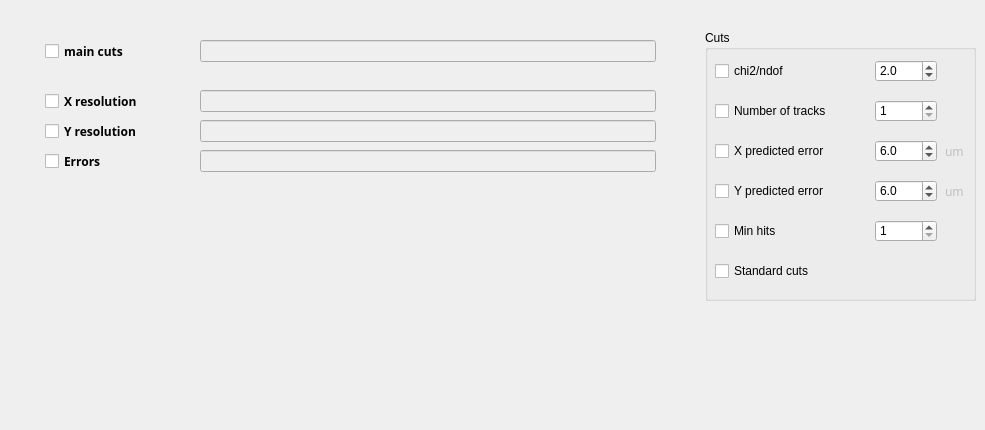
   <widget class="QWidget" name="resolutionT">
    <attribute name="title">
     <string>Resolution</string>
    </attribute>
    <widget class="QGroupBox" name="resolutionCutsGB">
     <property name="geometry">
      <rect>
       <x>705</x>
       <y>30</y>
       <width>271</width>
       <height>271</height>
      </rect>
     </property>
     <property name="title">
      <string>Cuts</string>
     </property>
     <widget class="QCheckBox" name="chi2ResolutionCutCB">
      <property name="geometry">
       <rect>
        <x>10</x>
        <y>30</y>
        <width>93</width>
        <height>22</height>
       </rect>
      </property>
      <property name="text">
       <string>chi2/ndof</string>
      </property>
     </widget>
     <widget class="QDoubleSpinBox" name="chi2ResolutionCutSB">
      <property name="geometry">
       <rect>
        <x>170</x>
        <y>30</y>
        <width>62</width>
        <height>22</height>
       </rect>
      </property>
      <property name="decimals">
       <number>1</number>
      </property>
      <property name="minimum">
       <double>1.000000000000000</double>
      </property>
      <property name="maximum">
       <double>20.000000000000000</double>
      </property>
      <property name="singleStep">
       <double>0.500000000000000</double>
      </property>
      <property name="value">
       <double>2.000000000000000</double>
      </property>
     </widget>
     <widget class="QCheckBox" name="nTrackResolutionCutCB">
      <property name="geometry">
       <rect>
        <x>10</x>
        <y>70</y>
        <width>141</width>
        <height>22</height>
       </rect>
      </property>
      <property name="text">
       <string>Number of tracks</string>
      </property>
     </widget>
     <widget class="QSpinBox" name="nTrackResolutionCutSB">
      <property name="geometry">
       <rect>
        <x>170</x>
        <y>70</y>
        <width>62</width>
        <height>22</height>
       </rect>
      </property>
      <property name="layoutDirection">
       <enum>Qt::LeftToRight</enum>
      </property>
      <property name="minimum">
       <number>1</number>
      </property>
      <property name="maximum">
       <number>10</number>
      </property>
      <property name="value">
       <number>1</number>
      </property>
     </widget>
     <widget class="QCheckBox" name="xErrResolutionCutCB">
      <property name="geometry">
       <rect>
        <x>10</x>
        <y>110</y>
        <width>141</width>
        <height>22</height>
       </rect>
      </property>
      <property name="text">
       <string>X predicted error</string>
      </property>
     </widget>
     <widget class="QCheckBox" name="yErrResolutionCutCB">
      <property name="geometry">
       <rect>
        <x>10</x>
        <y>150</y>
        <width>141</width>
        <height>22</height>
       </rect>
      </property>
      <property name="text">
       <string>Y predicted error</string>
      </property>
     </widget>
     <widget class="QDoubleSpinBox" name="xErrResolutionCutSB">
      <property name="geometry">
       <rect>
        <x>170</x>
        <y>110</y>
        <width>62</width>
        <height>22</height>
       </rect>
      </property>
      <property name="decimals">
       <number>1</number>
      </property>
      <property name="minimum">
       <double>0.000000000000000</double>
      </property>
      <property name="maximum">
       <double>50.000000000000000</double>
      </property>
      <property name="singleStep">
       <double>0.500000000000000</double>
      </property>
      <property name="value">
       <double>6.000000000000000</double>
      </property>
     </widget>
     <widget class="QDoubleSpinBox" name="yErrResolutionCutSB">
      <property name="geometry">
       <rect>
        <x>170</x>
        <y>150</y>
        <width>62</width>
        <height>22</height>
       </rect>
      </property>
      <property name="decimals">
       <number>1</number>
      </property>
      <property name="minimum">
       <double>0.000000000000000</double>
      </property>
      <property name="maximum">
       <double>50.000000000000000</double>
      </property>
      <property name="singleStep">
       <double>0.500000000000000</double>
      </property>
      <property name="value">
       <double>6.000000000000000</double>
      </property>
     </widget>
     <widget class="QLabel" name="xErrResolutionLB">
      <property name="enabled">
       <bool>false</bool>
      </property>
      <property name="geometry">
       <rect>
        <x>240</x>
        <y>110</y>
        <width>31</width>
        <height>22</height>
       </rect>
      </property>
      <property name="font">
       <font>
        <family>Sans Serif</family>
        <weight>50</weight>
        <bold>false</bold>
       </font>
      </property>
      <property name="text">
       <string>um</string>
      </property>
     </widget>
     <widget class="QLabel" name="yErrResolutionLB">
      <property name="enabled">
       <bool>false</bool>
      </property>
      <property name="geometry">
       <rect>
        <x>240</x>
        <y>150</y>
        <width>31</width>
        <height>22</height>
       </rect>
      </property>
      <property name="font">
       <font>
        <family>Sans Serif</family>
        <weight>50</weight>
        <bold>false</bold>
       </font>
      </property>
      <property name="text">
       <string>um</string>
      </property>
     </widget>
     <widget class="QSpinBox" name="hitsResolutionCutSB">
      <property name="geometry">
       <rect>
        <x>170</x>
        <y>190</y>
        <width>62</width>
        <height>22</height>
       </rect>
      </property>
      <property name="layoutDirection">
       <enum>Qt::LeftToRight</enum>
      </property>
      <property name="minimum">
       <number>1</number>
      </property>
      <property name="maximum">
       <number>8</number>
      </property>
      <property name="value">
       <number>1</number>
      </property>
     </widget>
     <widget class="QCheckBox" name="hitsResolutionCutCB">
      <property name="geometry">
       <rect>
        <x>10</x>
        <y>190</y>
        <width>131</width>
        <height>22</height>
       </rect>
      </property>
      <property name="text">
       <string>Min hits</string>
      </property>
     </widget>
     <widget class="customCheckBox" name="resolutionStandardCutsCB">
      <property name="geometry">
       <rect>
        <x>10</x>
        <y>230</y>
        <width>131</width>
        <height>22</height>
       </rect>
      </property>
      <property name="text">
       <string>Standard cuts</string>
      </property>
     </widget>
    </widget>
    <widget class="customLineEdit" name="resolutionMainCutsLE">
     <property name="enabled">
      <bool>false</bool>
     </property>
     <property name="geometry">
      <rect>
       <x>200</x>
       <y>40</y>
       <width>456</width>
       <height>22</height>
      </rect>
     </property>
     <property name="palette">
      <palette>
       <active>
        <colorrole role="Text">
         <brush brushstyle="SolidPattern">
          <color alpha="255">
           <red>0</red>
           <green>0</green>
           <blue>255</blue>
          </color>
         </brush>
        </colorrole>
       </active>
       <inactive>
        <colorrole role="Text">
         <brush brushstyle="SolidPattern">
          <color alpha="255">
           <red>0</red>
           <green>0</green>
           <blue>255</blue>
          </color>
         </brush>
        </colorrole>
       </inactive>
       <disabled>
        <colorrole role="Text">
         <brush brushstyle="SolidPattern">
          <color alpha="255">
           <red>118</red>
           <green>118</green>
           <blue>117</blue>
          </color>
         </brush>
        </colorrole>
       </disabled>
      </palette>
     </property>
     <property name="font">
      <font>
       <weight>75</weight>
       <bold>true</bold>
      </font>
     </property>
     <property name="toolTip">
      <string>&lt;!DOCTYPE HTML PUBLIC &quot;-//W3C//DTD HTML 4.0//EN&quot; &quot;http://www.w3.org/TR/REC-html40/strict.dtd&quot;&gt;
&lt;html&gt;&lt;head&gt;&lt;meta name=&quot;qrichtext&quot; content=&quot;1&quot; /&gt;&lt;style type=&quot;text/css&quot;&gt;
p, li { white-space: pre-wrap; }
&lt;/style&gt;&lt;/head&gt;&lt;body style=&quot; font-family:'Sans Serif'; font-size:9pt; font-weight:400; font-style:normal;&quot;&gt;
&lt;table style=&quot;-qt-table-type: root; margin-top:4px; margin-bottom:4px; margin-left:4px; margin-right:4px;&quot;&gt;
&lt;tr&gt;
&lt;td style=&quot;border: none;&quot;&gt;
&lt;p align=&quot;center&quot; style=&quot; margin-top:0px; margin-bottom:0px; margin-left:0px; margin-right:0px; -qt-block-indent:0; text-indent:0px;&quot;&gt;&lt;span style=&quot; font-size:18pt; font-weight:600; text-decoration: underline; color:#0000ff;&quot;&gt;ROOT filename&lt;/span&gt;&lt;/p&gt;
&lt;p style=&quot;-qt-paragraph-type:empty; margin-top:0px; margin-bottom:0px; margin-left:0px; margin-right:0px; -qt-block-indent:0; text-indent:0px;&quot;&gt;&lt;/p&gt;
&lt;p style=&quot; margin-top:0px; margin-bottom:0px; margin-left:0px; margin-right:0px; -qt-block-indent:0; text-indent:0px;&quot;&gt;The full path of the selected ROOT&lt;/p&gt;
&lt;p style=&quot; margin-top:0px; margin-bottom:0px; margin-left:0px; margin-right:0px; -qt-block-indent:0; text-indent:0px;&quot;&gt;input data file (these files contain&lt;/p&gt;
&lt;p style=&quot; margin-top:0px; margin-bottom:0px; margin-left:0px; margin-right:0px; -qt-block-indent:0; text-indent:0px;&quot;&gt;event objects).&lt;/p&gt;&lt;/td&gt;&lt;/tr&gt;&lt;/table&gt;&lt;/body&gt;&lt;/html&gt;</string>
     </property>
     <property name="text">
      <string/>
     </property>
     <property name="readOnly">
      <bool>false</bool>
     </property>
    </widget>
    <widget class="QCheckBox" name="resolutionMainCutsCB">
     <property name="geometry">
      <rect>
       <x>45</x>
       <y>40</y>
       <width>106</width>
       <height>22</height>
      </rect>
     </property>
     <property name="font">
      <font>
       <family>Sans Serif</family>
       <weight>75</weight>
       <bold>true</bold>
      </font>
     </property>
     <property name="text">
      <string>main cuts</string>
     </property>
    </widget>
    <widget class="TQtWidget" name="resolutionCanvasW" native="true">
     <property name="geometry">
      <rect>
       <x>25</x>
       <y>190</y>
       <width>676</width>
       <height>231</height>
      </rect>
     </property>
    </widget>
    <widget class="QCheckBox" name="resolutionCuts2CB">
     <property name="geometry">
      <rect>
       <x>45</x>
       <y>90</y>
       <width>121</width>
       <height>22</height>
      </rect>
     </property>
     <property name="font">
      <font>
       <family>Sans Serif</family>
       <weight>75</weight>
       <bold>true</bold>
      </font>
     </property>
     <property name="text">
      <string>X resolution</string>
     </property>
    </widget>
    <widget class="customLineEdit" name="resolutionCuts2LE">
     <property name="enabled">
      <bool>false</bool>
     </property>
     <property name="geometry">
      <rect>
       <x>200</x>
       <y>90</y>
       <width>456</width>
       <height>22</height>
      </rect>
     </property>
     <property name="palette">
      <palette>
       <active>
        <colorrole role="Text">
         <brush brushstyle="SolidPattern">
          <color alpha="255">
           <red>0</red>
           <green>0</green>
           <blue>255</blue>
          </color>
         </brush>
        </colorrole>
       </active>
       <inactive>
        <colorrole role="Text">
         <brush brushstyle="SolidPattern">
          <color alpha="255">
           <red>0</red>
           <green>0</green>
           <blue>255</blue>
          </color>
         </brush>
        </colorrole>
       </inactive>
       <disabled>
        <colorrole role="Text">
         <brush brushstyle="SolidPattern">
          <color alpha="255">
           <red>118</red>
           <green>118</green>
           <blue>117</blue>
          </color>
         </brush>
        </colorrole>
       </disabled>
      </palette>
     </property>
     <property name="font">
      <font>
       <weight>75</weight>
       <bold>true</bold>
      </font>
     </property>
     <property name="toolTip">
      <string>&lt;!DOCTYPE HTML PUBLIC &quot;-//W3C//DTD HTML 4.0//EN&quot; &quot;http://www.w3.org/TR/REC-html40/strict.dtd&quot;&gt;
&lt;html&gt;&lt;head&gt;&lt;meta name=&quot;qrichtext&quot; content=&quot;1&quot; /&gt;&lt;style type=&quot;text/css&quot;&gt;
p, li { white-space: pre-wrap; }
&lt;/style&gt;&lt;/head&gt;&lt;body style=&quot; font-family:'Sans Serif'; font-size:9pt; font-weight:400; font-style:normal;&quot;&gt;
&lt;table style=&quot;-qt-table-type: root; margin-top:4px; margin-bottom:4px; margin-left:4px; margin-right:4px;&quot;&gt;
&lt;tr&gt;
&lt;td style=&quot;border: none;&quot;&gt;
&lt;p align=&quot;center&quot; style=&quot; margin-top:0px; margin-bottom:0px; margin-left:0px; margin-right:0px; -qt-block-indent:0; text-indent:0px;&quot;&gt;&lt;span style=&quot; font-size:18pt; font-weight:600; text-decoration: underline; color:#0000ff;&quot;&gt;ROOT filename&lt;/span&gt;&lt;/p&gt;
&lt;p style=&quot;-qt-paragraph-type:empty; margin-top:0px; margin-bottom:0px; margin-left:0px; margin-right:0px; -qt-block-indent:0; text-indent:0px;&quot;&gt;&lt;/p&gt;
&lt;p style=&quot; margin-top:0px; margin-bottom:0px; margin-left:0px; margin-right:0px; -qt-block-indent:0; text-indent:0px;&quot;&gt;The full path of the selected ROOT&lt;/p&gt;
&lt;p style=&quot; margin-top:0px; margin-bottom:0px; margin-left:0px; margin-right:0px; -qt-block-indent:0; text-indent:0px;&quot;&gt;input data file (these files contain&lt;/p&gt;
&lt;p style=&quot; margin-top:0px; margin-bottom:0px; margin-left:0px; margin-right:0px; -qt-block-indent:0; text-indent:0px;&quot;&gt;event objects).&lt;/p&gt;&lt;/td&gt;&lt;/tr&gt;&lt;/table&gt;&lt;/body&gt;&lt;/html&gt;</string>
     </property>
     <property name="text">
      <string/>
     </property>
     <property name="readOnly">
      <bool>false</bool>
     </property>
    </widget>
    <widget class="QCheckBox" name="resolutionCuts3CB">
     <property name="geometry">
      <rect>
       <x>45</x>
       <y>120</y>
       <width>121</width>
       <height>22</height>
      </rect>
     </property>
     <property name="font">
      <font>
       <family>Sans Serif</family>
       <weight>75</weight>
       <bold>true</bold>
      </font>
     </property>
     <property name="text">
      <string>Y resolution</string>
     </property>
    </widget>
    <widget class="customLineEdit" name="resolutionCuts3LE">
     <property name="enabled">
      <bool>false</bool>
     </property>
     <property name="geometry">
      <rect>
       <x>200</x>
       <y>120</y>
       <width>456</width>
       <height>22</height>
      </rect>
     </property>
     <property name="palette">
      <palette>
       <active>
        <colorrole role="Text">
         <brush brushstyle="SolidPattern">
          <color alpha="255">
           <red>0</red>
           <green>0</green>
           <blue>255</blue>
          </color>
         </brush>
        </colorrole>
       </active>
       <inactive>
        <colorrole role="Text">
         <brush brushstyle="SolidPattern">
          <color alpha="255">
           <red>0</red>
           <green>0</green>
           <blue>255</blue>
          </color>
         </brush>
        </colorrole>
       </inactive>
       <disabled>
        <colorrole role="Text">
         <brush brushstyle="SolidPattern">
          <color alpha="255">
           <red>118</red>
           <green>118</green>
           <blue>117</blue>
          </color>
         </brush>
        </colorrole>
       </disabled>
      </palette>
     </property>
     <property name="font">
      <font>
       <weight>75</weight>
       <bold>true</bold>
      </font>
     </property>
     <property name="toolTip">
      <string>&lt;!DOCTYPE HTML PUBLIC &quot;-//W3C//DTD HTML 4.0//EN&quot; &quot;http://www.w3.org/TR/REC-html40/strict.dtd&quot;&gt;
&lt;html&gt;&lt;head&gt;&lt;meta name=&quot;qrichtext&quot; content=&quot;1&quot; /&gt;&lt;style type=&quot;text/css&quot;&gt;
p, li { white-space: pre-wrap; }
&lt;/style&gt;&lt;/head&gt;&lt;body style=&quot; font-family:'Sans Serif'; font-size:9pt; font-weight:400; font-style:normal;&quot;&gt;
&lt;table style=&quot;-qt-table-type: root; margin-top:4px; margin-bottom:4px; margin-left:4px; margin-right:4px;&quot;&gt;
&lt;tr&gt;
&lt;td style=&quot;border: none;&quot;&gt;
&lt;p align=&quot;center&quot; style=&quot; margin-top:0px; margin-bottom:0px; margin-left:0px; margin-right:0px; -qt-block-indent:0; text-indent:0px;&quot;&gt;&lt;span style=&quot; font-size:18pt; font-weight:600; text-decoration: underline; color:#0000ff;&quot;&gt;ROOT filename&lt;/span&gt;&lt;/p&gt;
&lt;p style=&quot;-qt-paragraph-type:empty; margin-top:0px; margin-bottom:0px; margin-left:0px; margin-right:0px; -qt-block-indent:0; text-indent:0px;&quot;&gt;&lt;/p&gt;
&lt;p style=&quot; margin-top:0px; margin-bottom:0px; margin-left:0px; margin-right:0px; -qt-block-indent:0; text-indent:0px;&quot;&gt;The full path of the selected ROOT&lt;/p&gt;
&lt;p style=&quot; margin-top:0px; margin-bottom:0px; margin-left:0px; margin-right:0px; -qt-block-indent:0; text-indent:0px;&quot;&gt;input data file (these files contain&lt;/p&gt;
&lt;p style=&quot; margin-top:0px; margin-bottom:0px; margin-left:0px; margin-right:0px; -qt-block-indent:0; text-indent:0px;&quot;&gt;event objects).&lt;/p&gt;&lt;/td&gt;&lt;/tr&gt;&lt;/table&gt;&lt;/body&gt;&lt;/html&gt;</string>
     </property>
     <property name="text">
      <string/>
     </property>
     <property name="readOnly">
      <bool>false</bool>
     </property>
    </widget>
    <widget class="QCheckBox" name="resolutionCuts4CB">
     <property name="geometry">
      <rect>
       <x>45</x>
       <y>150</y>
       <width>121</width>
       <height>22</height>
      </rect>
     </property>
     <property name="font">
      <font>
       <family>Sans Serif</family>
       <weight>75</weight>
       <bold>true</bold>
      </font>
     </property>
     <property name="text">
      <string>Errors</string>
     </property>
    </widget>
    <widget class="customLineEdit" name="resolutionCuts4LE">
     <property name="enabled">
      <bool>false</bool>
     </property>
     <property name="geometry">
      <rect>
       <x>200</x>
       <y>150</y>
       <width>456</width>
       <height>22</height>
      </rect>
     </property>
     <property name="palette">
      <palette>
       <active>
        <colorrole role="Text">
         <brush brushstyle="SolidPattern">
          <color alpha="255">
           <red>0</red>
           <green>0</green>
           <blue>255</blue>
          </color>
         </brush>
        </colorrole>
       </active>
       <inactive>
        <colorrole role="Text">
         <brush brushstyle="SolidPattern">
          <color alpha="255">
           <red>0</red>
           <green>0</green>
           <blue>255</blue>
          </color>
         </brush>
        </colorrole>
       </inactive>
       <disabled>
        <colorrole role="Text">
         <brush brushstyle="SolidPattern">
          <color alpha="255">
           <red>118</red>
           <green>118</green>
           <blue>117</blue>
          </color>
         </brush>
        </colorrole>
       </disabled>
      </palette>
     </property>
     <property name="font">
      <font>
       <weight>75</weight>
       <bold>true</bold>
      </font>
     </property>
     <property name="toolTip">
      <string>&lt;!DOCTYPE HTML PUBLIC &quot;-//W3C//DTD HTML 4.0//EN&quot; &quot;http://www.w3.org/TR/REC-html40/strict.dtd&quot;&gt;
&lt;html&gt;&lt;head&gt;&lt;meta name=&quot;qrichtext&quot; content=&quot;1&quot; /&gt;&lt;style type=&quot;text/css&quot;&gt;
p, li { white-space: pre-wrap; }
&lt;/style&gt;&lt;/head&gt;&lt;body style=&quot; font-family:'Sans Serif'; font-size:9pt; font-weight:400; font-style:normal;&quot;&gt;
&lt;table style=&quot;-qt-table-type: root; margin-top:4px; margin-bottom:4px; margin-left:4px; margin-right:4px;&quot;&gt;
&lt;tr&gt;
&lt;td style=&quot;border: none;&quot;&gt;
&lt;p align=&quot;center&quot; style=&quot; margin-top:0px; margin-bottom:0px; margin-left:0px; margin-right:0px; -qt-block-indent:0; text-indent:0px;&quot;&gt;&lt;span style=&quot; font-size:18pt; font-weight:600; text-decoration: underline; color:#0000ff;&quot;&gt;ROOT filename&lt;/span&gt;&lt;/p&gt;
&lt;p style=&quot;-qt-paragraph-type:empty; margin-top:0px; margin-bottom:0px; margin-left:0px; margin-right:0px; -qt-block-indent:0; text-indent:0px;&quot;&gt;&lt;/p&gt;
&lt;p style=&quot; margin-top:0px; margin-bottom:0px; margin-left:0px; margin-right:0px; -qt-block-indent:0; text-indent:0px;&quot;&gt;The full path of the selected ROOT&lt;/p&gt;
&lt;p style=&quot; margin-top:0px; margin-bottom:0px; margin-left:0px; margin-right:0px; -qt-block-indent:0; text-indent:0px;&quot;&gt;input data file (these files contain&lt;/p&gt;
&lt;p style=&quot; margin-top:0px; margin-bottom:0px; margin-left:0px; margin-right:0px; -qt-block-indent:0; text-indent:0px;&quot;&gt;event objects).&lt;/p&gt;&lt;/td&gt;&lt;/tr&gt;&lt;/table&gt;&lt;/body&gt;&lt;/html&gt;</string>
     </property>
     <property name="text">
      <string/>
     </property>
     <property name="readOnly">
      <bool>false</bool>
     </property>
    </widget>
   </widget>
